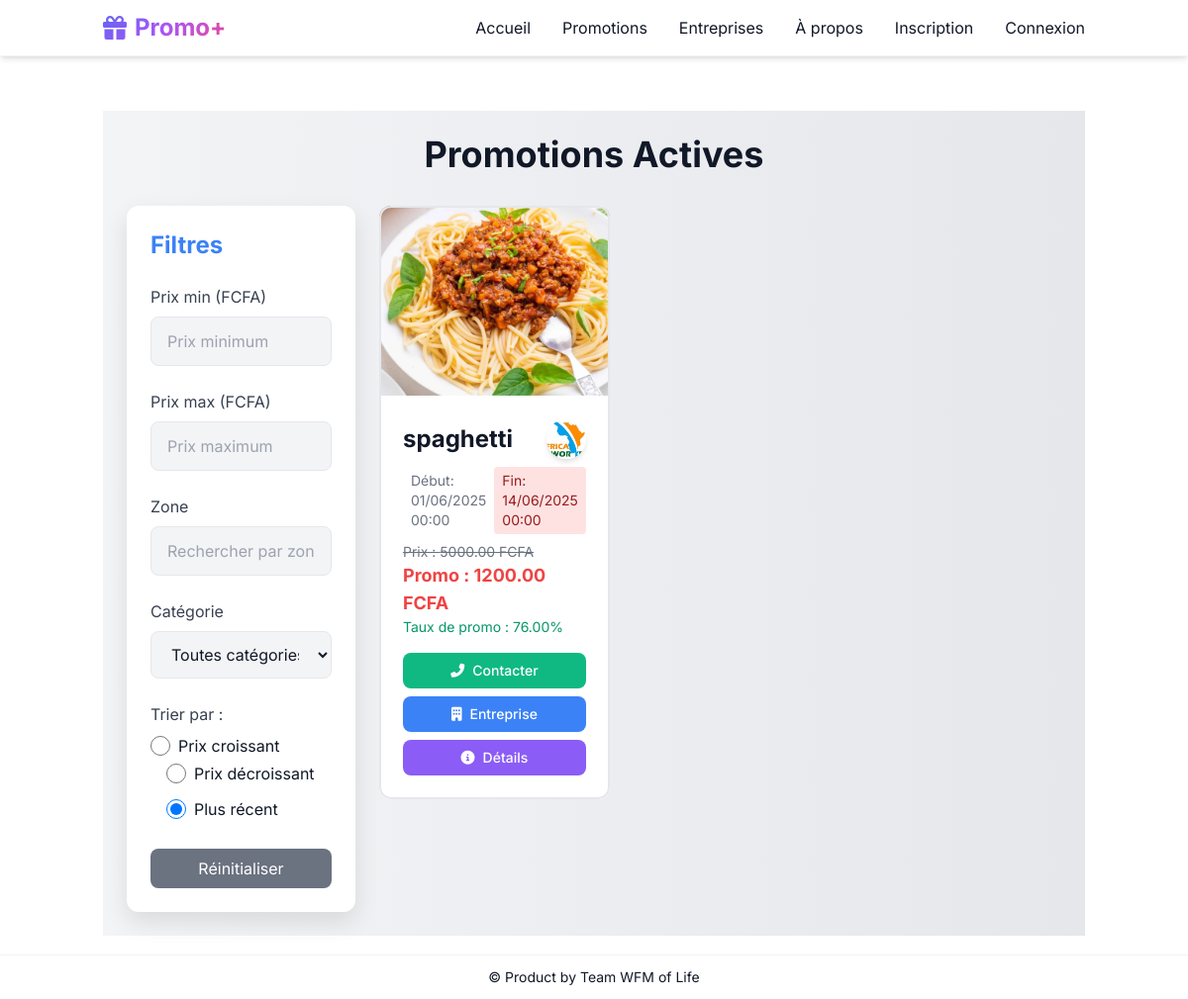
Before: /promotions-actives/ with the older database file.
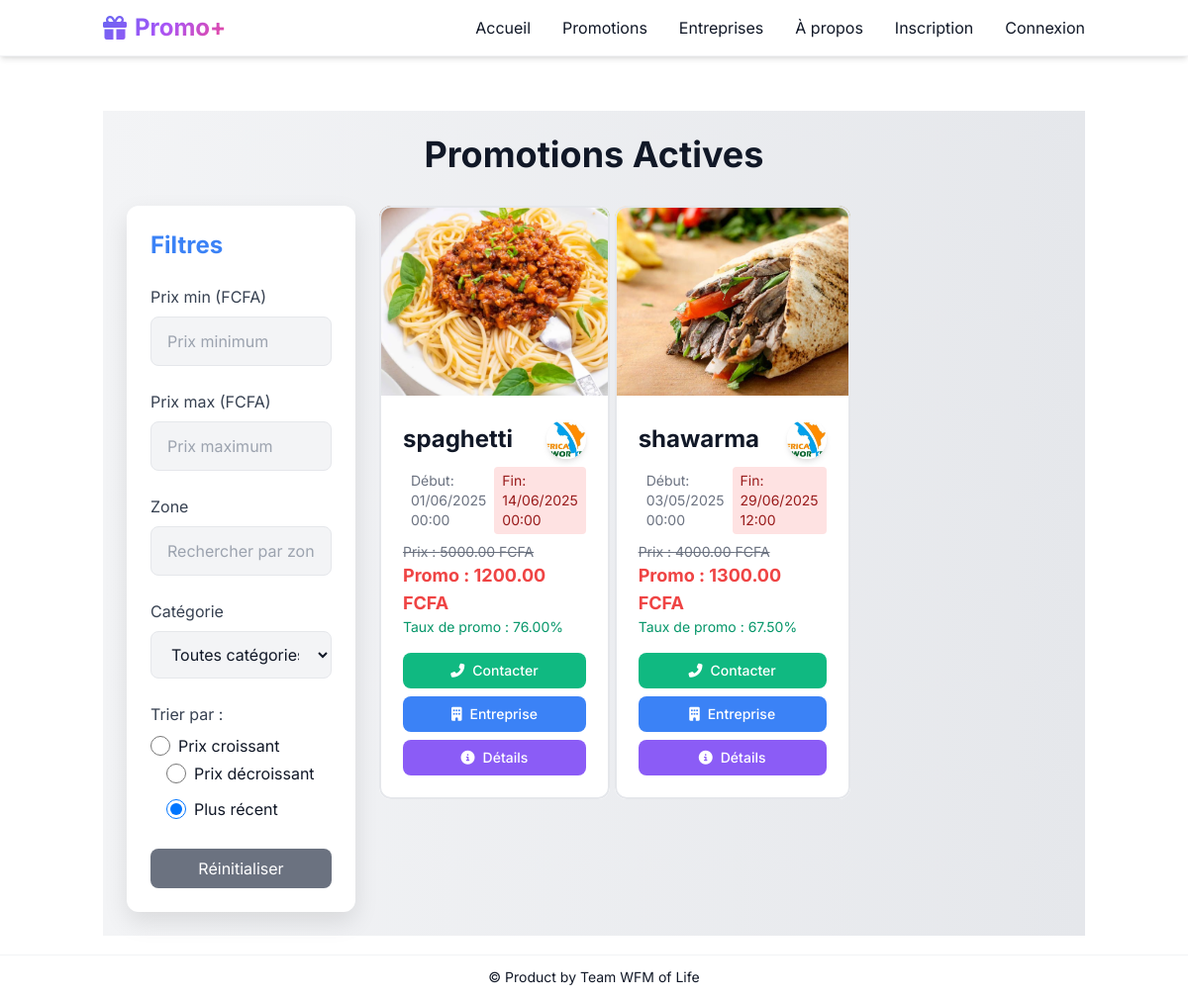
After: the same page with the newer database file.
### promotions/models.py (models this page shows, shortened)
class Produit(models.Model):
    nom = models.CharField(max_length=100)
    description = models.TextField()
    prix = models.DecimalField(max_digits=10, decimal_places=2)
    prix_promotionnel = models.DecimalField(max_digits=10, decimal_places=2)
    date_debut_promo = models.DateTimeField()
    date_fin_promo = models.DateTimeField()
    quantite = models.IntegerField(default=1)
    image = models.ImageField(upload_to='produits/', default='produits/inconnues.jpg')
    categorie = models.ForeignKey(Categorie, on_delete=models.CASCADE)
    entreprise = models.ForeignKey(Entreprise, on_delete=models.CASCADE)
    est_expire = models.BooleanField(default=False)
    @property
    def discount_percentage(self):
        return round(((self.prix - self.prix_promotionnel) / self.prix) * 100, 2)

class Entreprise(models.Model):
    nom = models.CharField(max_length=100)
    categorie_e = models.CharField(max_length=50, choices=[
        ('Hôtel', 'Hôtel'),
        ('Supermarché', 'Supermarché'),
        ('hôpital', 'Hôpital'),
        ('magasin', 'Magasin'),
        ('réseau', 'Réseau'),
    ], default="Supermarché")
    email = models.EmailField()
    description = models.TextField(default="Soyez à l'afflux de nos meilleurs promos")
    contact = models.CharField(max_length=20)
    logo = models.ImageField(upload_to='logos/')
    banniere = models.ImageField(upload_to='bannieres/')
    localisation = models.CharField(max_length=255, help_text="Adresse textuelle pour l'affichage")
    localisation_map = models.TextField(help_text="Texte pour l'iframe Google Maps (ex: '6.1234,1.5678' ou 'Nom+du+lieu')")
    latitude = models.FloatField(blank=True, null=True,default=0)
    longitude = models.FloatField(blank=True, null=True,default=0)
    facebook = models.URLField(blank=True, null=True)
    instagram = models.URLField(blank=True, null=True)
    twitter = models.URLField(blank=True, null=True)
    website = models.URLField(blank=True, null=True)
    meta_description = models.TextField(blank=True, null=True, help_text="Description pour le référencement SEO")
    meta_keywords = models.CharField(max_length=255, blank=True, null=True, help_text="Mots-clés pour le référencement SEO, séparés par des virgules")
    abonnes_count = models.PositiveIntegerField(default=0)
    class Meta:
        verbose_name = "Entreprise"
        verbose_name_plural = "Entreprises"

### promotions/views.py (the view)
# urls.py: path('promotions-actives/', views.promotions_actives, name='promotions_actives'),
def promotions_actives(request):
    categories = Categorie.objects.all()
    produits=Produit.objects.all()
    entreprises = Entreprise.objects.all()
    Produit.objects.filter(
        date_fin_promo__lt=timezone.now(),
        est_expire=False
    ).update(est_expire=True)
    categoriess = Entreprise.objects.values_list('categorie_e', flat=True).distinct()
    produits = Produit.objects.filter(
        est_expire=False,
        date_debut_promo__lte=timezone.now(),
        date_fin_promo__gte=timezone.now()
    ).select_related('entreprise', 'categorie').order_by('-date_debut_promo')
    categories = Categorie.objects.annotate(
        num_produits=Count('produit', filter=models.Q(produit__est_expire=False))
    ).filter(num_produits__gt=0)
    zones_uniques = Entreprise.objects.exclude(
        localisation__isnull=True
    ).exclude(
        localisation__exact=''
    ).values_list('localisation', flat=True).distinct()
    entreprises_count = Entreprise.objects.count()
    context = {
        'produit_list': produits,
        'categories': categories,
        'categoriess': categoriess,
        'zones_uniques': zones_uniques,
        'entreprises_count': entreprises_count,
        'entreprises': entreprises,
    }
    return render(request, 'promotions/liste_produits.html', context)

### promotions/templates/promotions/liste_produits.html (shortened to what the changed rows need)
{% extends 'base.html' %}
{% block content %}
<div class="min-h-screen bg-gradient-to-r from-gray-100 to-gray-200 dark:from-gray-900 dark:to-gray-800 text-gray-900 dark:text-white p-6 transition-colors duration-300">
    <h1 class="text-4xl font-bold mb-8 text-center animate-fade-in">Promotions Actives</h1>
    <div class="flex flex-col md:flex-row gap-6">
        <aside class="w-full md:w-1/4 p-6 bg-white dark:bg-gray-800 rounded-xl shadow-2xl animate-slide-in-left">
            <h2 class="text-2xl font-bold mb-6 text-blue-500 dark:text-blue-400">Filtres</h2>
        </aside>
        <main class="w-full md:w-3/4">
            <div class="grid grid-cols-1 sm:grid-cols-2 lg:grid-cols-3 gap-6" id="products-container">
                {% for produit in produit_list %}
                {% if not produit.est_expire %}
                <div class="card bg-white dark:bg-gray-800 rounded-xl overflow-hidden transform transition-all duration-300 hover:scale-105 hover:shadow-3xl animate-fade-in relative"
                     data-price="{{ produit.prix_promotionnel }}"
                     data-zone="{{ produit.entreprise.localisation }}"
                     data-categorie="{{ produit.categorie.nom }}"
                     data-date="{{ produit.date_debut_promo|date:'U' }}">
                    <img src="{{ produit.image.url }}" alt="{{ produit.nom }}" class="w-full h-48 object-cover">
                    <div class="p-6">
                        <div class="flex items-center justify-between w-full">
                            <h2 class="text-2xl font-bold text-gray-900 dark:text-white">{{ produit.nom }}</h2>
                            <img src="{{ produit.entreprise.logo.url }}" alt="{{ produit.entreprise.nom }}" class="w-10 h-10 rounded-full object-cover shadow-md">
                        </div>
                        <div class="flex justify-between text-sm text-gray-500 mt-2">
                            <span class="bg-orange-100 text-orange-800 px-2 py-1 rounded">Début: {{ produit.date_debut_promo|date:"d/m/Y H:i" }}</span>
                            <span class="bg-red-100 text-red-800 px-2 py-1 rounded">Fin: {{ produit.date_fin_promo|date:"d/m/Y H:i" }}</span>
                        </div>
                        <div class="mt-2">
                            <p class="text-sm text-gray-500 line-through">Prix : {{ produit.prix }} FCFA</p>
                            <p class="product-price-promo text-lg font-bold text-red-500">Promo : {{ produit.prix_promotionnel }} FCFA</p>
                            <p class="text-sm text-green-600">Taux de promo : {{ produit.discount_percentage }}%</p>
                        </div>
                        <div class="mt-4 flex flex-wrap justify-center gap-2">
                            <button onclick="openContactPopup('{{ produit.entreprise.nom }}', '{{ produit.nom }}', '{{ produit.entreprise.contact }}', '{{ produit.entreprise.email }}')"
                                    class="flex-1 min-w-[120px] bg-green-500 text-white px-3 py-2 rounded-lg text-sm font-medium flex items-center justify-center hover:bg-green-600 transition-all">
                                <i class="fas fa-phone-alt mr-2"></i> Contacter
                            </button>
                            <a href="{% url 'entreprise_public_view' produit.entreprise.id %}"
                            class="flex-1 min-w-[120px] bg-blue-500 text-white px-3 py-2 rounded-lg text-sm font-medium flex items-center justify-center hover:bg-blue-600 transition-all">
                                <i class="fas fa-building mr-2"></i> Entreprise
                            </a>
                            <button onclick="openDetailsPopup('{{ produit.nom }}', '{{ produit.description|escapejs}}', '{{ produit.prix }}', '{{ produit.prix_promo }}', '{{ produit.taux }}', '{{ produit.date_debut_promo }}', '{{ produit.date_fin_promo }}', '{{ produit.entreprise.nom }}', '{{ produit.entreprise.email }}', '{{ produit.entreprise.telephone }}', '{{ produit.entreprise.localisation }}', '{{ produit.entreprise.logo.url }}', '{{ produit.entreprise.banniere.url }}', '{{ produit.image.url }}')"
                                    class="flex-1 min-w-[120px] bg-purple-500 text-white px-3 py-2 rounded-lg text-sm font-medium flex items-center justify-center hover:bg-purple-600 transition-all">
                                <i class="fas fa-info-circle mr-2"></i> Détails
                            </button>
                        </div>
                    </div>
                </div>
                {% endif %}
                {% endfor %}
            </div>
        </main>
    </div>
</div>
{% endblock %}

Changed rows visible on the page:
now on this page (row edited): Produit: image (picture), nom "shawarma", entreprise.logo (picture), date_debut_promo "03/05/2025 00:00", date_fin_promo "29/06/2025 12:00", prix "4000.00", prix_promotionnel "1300.00", discount_percentage "67.50"
